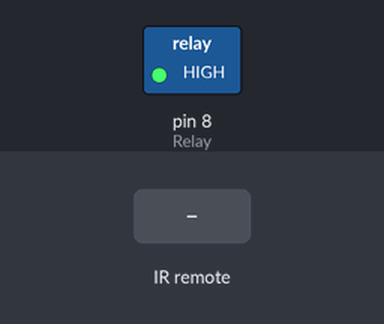
A sketch run on a simulated Arduino Uno, built with avr-gcc and run on an emulated ATmega328P. On the bench: switched loads named in the sketch (green lamp = pin HIGH). The test bench sets the inputs (shaded band).

Above: at 1.2 s.
1.3 s: infrared code 0x261301B5 received
At 1.45 s:
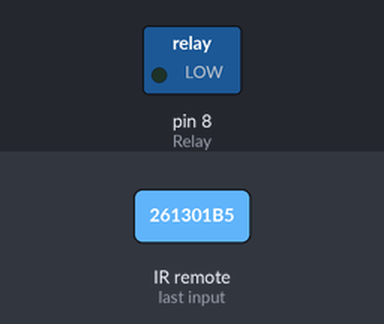
Timing chart, 0 to 4.3 s (numbered marks = the images above; inputs shaded):
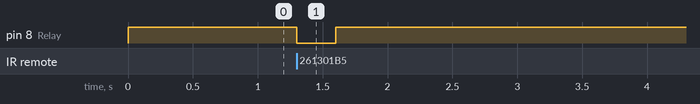

The sketch:

Gate_Control.ino
```cpp
#include <IRremote.h>
#include <avr/wdt.h>

const int IR = 7;
const int Relay = 8;
unsigned long key_value = 0;
IRrecv irrecv(IR);
decode_results results;


void setup() {
  irrecv.enableIRIn();
  irrecv.blink13(true);
  digitalWrite(Relay, HIGH);
  pinMode(Relay, OUTPUT);
  wdt_enable(WDTO_500MS);
}

void loop() {
  if (irrecv.decode(&results)) {
   if (results.value == 0x9CB8F || results.value == 0x261301B5) {
      digitalWrite(Relay, LOW);
      delay(300);
      digitalWrite(Relay, HIGH);
      irrecv.resume();
    } else delay(600);
  }
  wdt_reset();
}
```

Measured:
- after the input at 1.3 s, pin 8 (Relay): HIGH → LOW at once, → HIGH 0.30 s later
